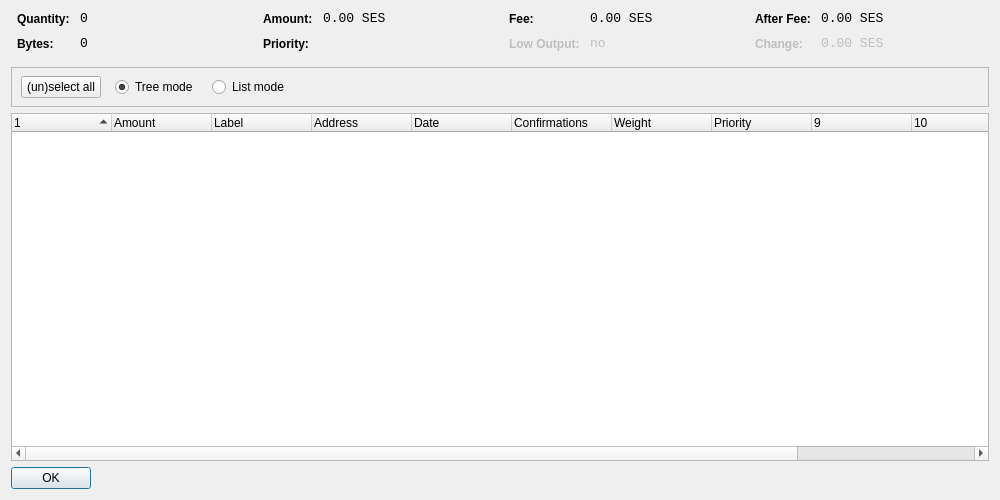
<?xml version="1.0" encoding="UTF-8"?>
<ui version="4.0">
 <class>CoinControlDialog</class>
 <widget class="QWidget" name="CoinControlDialog">
  <property name="geometry">
   <rect>
    <x>0</x>
    <y>0</y>
    <width>1000</width>
    <height>500</height>
   </rect>
  </property>
  <property name="windowTitle">
   <string>Coin Control</string>
  </property>
  <layout class="QVBoxLayout" name="verticalLayout">
   <item>
    <layout class="QHBoxLayout" name="horizontalLayoutTop" stretch="0,0,0,0">
     <property name="topMargin">
      <number>0</number>
     </property>
     <property name="bottomMargin">
      <number>10</number>
     </property>
     <item>
      <layout class="QFormLayout" name="formLayoutCoinControl1">
       <property name="horizontalSpacing">
        <number>10</number>
       </property>
       <property name="verticalSpacing">
        <number>10</number>
       </property>
       <property name="leftMargin">
        <number>6</number>
       </property>
       <property name="rightMargin">
        <number>6</number>
       </property>
       <item row="0" column="0">
        <widget class="QLabel" name="labelCoinControlQuantityText">
         <property name="styleSheet">
          <string notr="true">font-weight:bold;</string>
         </property>
         <property name="text">
          <string>Quantity:</string>
         </property>
        </widget>
       </item>
       <item row="0" column="1">
        <widget class="QLabel" name="labelCoinControlQuantity">
         <property name="font">
          <font>
           <family>Monospace</family>
           <pointsize>10</pointsize>
          </font>
         </property>
         <property name="cursor">
          <cursorShape>IBeamCursor</cursorShape>
         </property>
         <property name="contextMenuPolicy">
          <enum>Qt::ActionsContextMenu</enum>
         </property>
         <property name="text">
          <string notr="true">0</string>
         </property>
         <property name="textInteractionFlags">
          <set>Qt::LinksAccessibleByMouse|Qt::TextSelectableByKeyboard|Qt::TextSelectableByMouse</set>
         </property>
        </widget>
       </item>
       <item row="1" column="0">
        <widget class="QLabel" name="labelCoinControlBytesText">
         <property name="styleSheet">
          <string notr="true">font-weight:bold;</string>
         </property>
         <property name="text">
          <string>Bytes:</string>
         </property>
        </widget>
       </item>
       <item row="1" column="1">
        <widget class="QLabel" name="labelCoinControlBytes">
         <property name="font">
          <font>
           <family>Monospace</family>
           <pointsize>10</pointsize>
          </font>
         </property>
         <property name="cursor">
          <cursorShape>IBeamCursor</cursorShape>
         </property>
         <property name="contextMenuPolicy">
          <enum>Qt::ActionsContextMenu</enum>
         </property>
         <property name="text">
          <string notr="true">0</string>
         </property>
         <property name="textInteractionFlags">
          <set>Qt::LinksAccessibleByMouse|Qt::TextSelectableByKeyboard|Qt::TextSelectableByMouse</set>
         </property>
        </widget>
       </item>
      </layout>
     </item>
     <item>
      <layout class="QFormLayout" name="formLayoutCoinControl2">
       <property name="horizontalSpacing">
        <number>10</number>
       </property>
       <property name="verticalSpacing">
        <number>10</number>
       </property>
       <property name="leftMargin">
        <number>6</number>
       </property>
       <property name="rightMargin">
        <number>6</number>
       </property>
       <item row="0" column="0">
        <widget class="QLabel" name="labelCoinControlAmountText">
         <property name="styleSheet">
          <string notr="true">font-weight:bold;</string>
         </property>
         <property name="text">
          <string>Amount:</string>
         </property>
        </widget>
       </item>
       <item row="0" column="1">
        <widget class="QLabel" name="labelCoinControlAmount">
         <property name="font">
          <font>
           <family>Monospace</family>
           <pointsize>10</pointsize>
          </font>
         </property>
         <property name="cursor">
          <cursorShape>IBeamCursor</cursorShape>
         </property>
         <property name="contextMenuPolicy">
          <enum>Qt::ActionsContextMenu</enum>
         </property>
         <property name="text">
          <string notr="true">0.00 SES</string>
         </property>
         <property name="textInteractionFlags">
          <set>Qt::LinksAccessibleByMouse|Qt::TextSelectableByKeyboard|Qt::TextSelectableByMouse</set>
         </property>
        </widget>
       </item>
       <item row="1" column="0">
        <widget class="QLabel" name="labelCoinControlPriorityText">
         <property name="styleSheet">
          <string notr="true">font-weight:bold;</string>
         </property>
         <property name="text">
          <string>Priority:</string>
         </property>
        </widget>
       </item>
       <item row="1" column="1">
        <widget class="QLabel" name="labelCoinControlPriority">
         <property name="font">
          <font>
           <family>Monospace</family>
           <pointsize>10</pointsize>
          </font>
         </property>
         <property name="cursor">
          <cursorShape>IBeamCursor</cursorShape>
         </property>
         <property name="contextMenuPolicy">
          <enum>Qt::ActionsContextMenu</enum>
         </property>
         <property name="text">
          <string/>
         </property>
         <property name="textInteractionFlags">
          <set>Qt::LinksAccessibleByMouse|Qt::TextSelectableByKeyboard|Qt::TextSelectableByMouse</set>
         </property>
        </widget>
       </item>
      </layout>
     </item>
     <item>
      <layout class="QFormLayout" name="formLayoutCoinControl3">
       <property name="horizontalSpacing">
        <number>10</number>
       </property>
       <property name="verticalSpacing">
        <number>10</number>
       </property>
       <property name="leftMargin">
        <number>6</number>
       </property>
       <property name="rightMargin">
        <number>6</number>
       </property>
       <item row="0" column="0">
        <widget class="QLabel" name="labelCoinControlFeeText">
         <property name="styleSheet">
          <string notr="true">font-weight:bold;</string>
         </property>
         <property name="text">
          <string>Fee:</string>
         </property>
        </widget>
       </item>
       <item row="0" column="1">
        <widget class="QLabel" name="labelCoinControlFee">
         <property name="font">
          <font>
           <family>Monospace</family>
           <pointsize>10</pointsize>
          </font>
         </property>
         <property name="cursor">
          <cursorShape>IBeamCursor</cursorShape>
         </property>
         <property name="contextMenuPolicy">
          <enum>Qt::ActionsContextMenu</enum>
         </property>
         <property name="text">
          <string notr="true">0.00 SES</string>
         </property>
         <property name="textInteractionFlags">
          <set>Qt::LinksAccessibleByMouse|Qt::TextSelectableByKeyboard|Qt::TextSelectableByMouse</set>
         </property>
        </widget>
       </item>
       <item row="1" column="0">
        <widget class="QLabel" name="labelCoinControlLowOutputText">
         <property name="enabled">
          <bool>false</bool>
         </property>
         <property name="styleSheet">
          <string notr="true">font-weight:bold;</string>
         </property>
         <property name="text">
          <string>Low Output:</string>
         </property>
        </widget>
       </item>
       <item row="1" column="1">
        <widget class="QLabel" name="labelCoinControlLowOutput">
         <property name="enabled">
          <bool>false</bool>
         </property>
         <property name="font">
          <font>
           <family>Monospace</family>
           <pointsize>10</pointsize>
          </font>
         </property>
         <property name="cursor">
          <cursorShape>IBeamCursor</cursorShape>
         </property>
         <property name="contextMenuPolicy">
          <enum>Qt::ActionsContextMenu</enum>
         </property>
         <property name="text">
          <string>no</string>
         </property>
         <property name="textInteractionFlags">
          <set>Qt::LinksAccessibleByMouse|Qt::TextSelectableByKeyboard|Qt::TextSelectableByMouse</set>
         </property>
        </widget>
       </item>
      </layout>
     </item>
     <item>
      <layout class="QFormLayout" name="formLayoutCoinControl4">
       <property name="horizontalSpacing">
        <number>10</number>
       </property>
       <property name="verticalSpacing">
        <number>10</number>
       </property>
       <property name="leftMargin">
        <number>6</number>
       </property>
       <property name="rightMargin">
        <number>6</number>
       </property>
       <item row="0" column="0">
        <widget class="QLabel" name="labelCoinControlAfterFeeText">
         <property name="styleSheet">
          <string notr="true">font-weight:bold;</string>
         </property>
         <property name="text">
          <string>After Fee:</string>
         </property>
        </widget>
       </item>
       <item row="0" column="1">
        <widget class="QLabel" name="labelCoinControlAfterFee">
         <property name="font">
          <font>
           <family>Monospace</family>
           <pointsize>10</pointsize>
          </font>
         </property>
         <property name="cursor">
          <cursorShape>IBeamCursor</cursorShape>
         </property>
         <property name="contextMenuPolicy">
          <enum>Qt::ActionsContextMenu</enum>
         </property>
         <property name="text">
          <string notr="true">0.00 SES</string>
         </property>
         <property name="textInteractionFlags">
          <set>Qt::LinksAccessibleByMouse|Qt::TextSelectableByKeyboard|Qt::TextSelectableByMouse</set>
         </property>
        </widget>
       </item>
       <item row="1" column="0">
        <widget class="QLabel" name="labelCoinControlChangeText">
         <property name="enabled">
          <bool>false</bool>
         </property>
         <property name="styleSheet">
          <string notr="true">font-weight:bold;</string>
         </property>
         <property name="text">
          <string>Change:</string>
         </property>
        </widget>
       </item>
       <item row="1" column="1">
        <widget class="QLabel" name="labelCoinControlChange">
         <property name="enabled">
          <bool>false</bool>
         </property>
         <property name="font">
          <font>
           <family>Monospace</family>
           <pointsize>10</pointsize>
          </font>
         </property>
         <property name="cursor">
          <cursorShape>IBeamCursor</cursorShape>
         </property>
         <property name="contextMenuPolicy">
          <enum>Qt::ActionsContextMenu</enum>
         </property>
         <property name="text">
          <string notr="true">0.00 SES</string>
         </property>
         <property name="textInteractionFlags">
          <set>Qt::LinksAccessibleByMouse|Qt::TextSelectableByKeyboard|Qt::TextSelectableByMouse</set>
         </property>
        </widget>
       </item>
      </layout>
     </item>
    </layout>
   </item>
   <item>
    <widget class="QFrame" name="frame">
     <property name="minimumSize">
      <size>
       <width>0</width>
       <height>40</height>
      </size>
     </property>
     <property name="frameShape">
      <enum>QFrame::StyledPanel</enum>
     </property>
     <property name="frameShadow">
      <enum>QFrame::Sunken</enum>
     </property>
     <widget class="QWidget" name="horizontalLayoutWidget">
      <property name="geometry">
       <rect>
        <x>10</x>
        <y>0</y>
        <width>781</width>
        <height>41</height>
       </rect>
      </property>
      <layout class="QHBoxLayout" name="horizontalLayoutPanel" stretch="0,0,0,0">
       <property name="spacing">
        <number>14</number>
       </property>
       <item>
        <widget class="QPushButton" name="pushButtonSelectAll">
         <property name="sizePolicy">
          <sizepolicy hsizetype="Maximum" vsizetype="Fixed">
           <horstretch>0</horstretch>
           <verstretch>0</verstretch>
          </sizepolicy>
         </property>
         <property name="text">
          <string>(un)select all</string>
         </property>
        </widget>
       </item>
       <item>
        <widget class="QRadioButton" name="radioTreeMode">
         <property name="sizePolicy">
          <sizepolicy hsizetype="Maximum" vsizetype="Fixed">
           <horstretch>0</horstretch>
           <verstretch>0</verstretch>
          </sizepolicy>
         </property>
         <property name="text">
          <string>Tree mode</string>
         </property>
         <property name="checked">
          <bool>true</bool>
         </property>
        </widget>
       </item>
       <item>
        <widget class="QRadioButton" name="radioListMode">
         <property name="sizePolicy">
          <sizepolicy hsizetype="Maximum" vsizetype="Fixed">
           <horstretch>0</horstretch>
           <verstretch>0</verstretch>
          </sizepolicy>
         </property>
         <property name="text">
          <string>List mode</string>
         </property>
        </widget>
       </item>
       <item>
        <spacer name="horizontalSpacer">
         <property name="orientation">
          <enum>Qt::Horizontal</enum>
         </property>
         <property name="sizeHint" stdset="0">
          <size>
           <width>40</width>
           <height>20</height>
          </size>
         </property>
        </spacer>
       </item>
      </layout>
     </widget>
    </widget>
   </item>
   <item>
    <widget class="CoinControlTreeWidget" name="treeWidget">
     <property name="contextMenuPolicy">
      <enum>Qt::CustomContextMenu</enum>
     </property>
     <property name="sortingEnabled">
      <bool>false</bool>
     </property>
     <property name="columnCount">
      <number>12</number>
     </property>
     <attribute name="headerShowSortIndicator" stdset="0">
      <bool>true</bool>
     </attribute>
     <attribute name="headerStretchLastSection">
      <bool>false</bool>
     </attribute>
     <column>
      <property name="text">
       <string/>
      </property>
     </column>
     <column>
      <property name="text">
       <string>Amount</string>
      </property>
     </column>
     <column>
      <property name="text">
       <string>Label</string>
      </property>
     </column>
     <column>
      <property name="text">
       <string>Address</string>
      </property>
     </column>
     <column>
      <property name="text">
       <string>Date</string>
      </property>
     </column>
     <column>
      <property name="text">
       <string>Confirmations</string>
      </property>
      <property name="toolTip">
       <string>Confirmed</string>
      </property>
     </column>
     <column>
      <property name="text">
       <string>Weight</string>
      </property>
     </column>
     <column>
      <property name="text">
       <string>Priority</string>
      </property>
     </column>
     <column>
      <property name="text">
       <string/>
      </property>
     </column>
     <column>
      <property name="text">
       <string/>
      </property>
     </column>
     <column>
      <property name="text">
       <string/>
      </property>
     </column>
     <column>
      <property name="text">
       <string/>
      </property>
     </column>
    </widget>
   </item>
   <item>
    <widget class="QDialogButtonBox" name="buttonBox">
     <property name="sizePolicy">
      <sizepolicy hsizetype="Maximum" vsizetype="Fixed">
       <horstretch>0</horstretch>
       <verstretch>0</verstretch>
      </sizepolicy>
     </property>
     <property name="orientation">
      <enum>Qt::Horizontal</enum>
     </property>
     <property name="standardButtons">
      <set>QDialogButtonBox::Ok</set>
     </property>
    </widget>
   </item>
  </layout>
 </widget>
 <customwidgets>
  <customwidget>
   <class>CoinControlTreeWidget</class>
   <extends>QTreeWidget</extends>
   <header>coincontroltreewidget.h</header>
  </customwidget>
 </customwidgets>
 <resources/>
 <connections/>
</ui>
